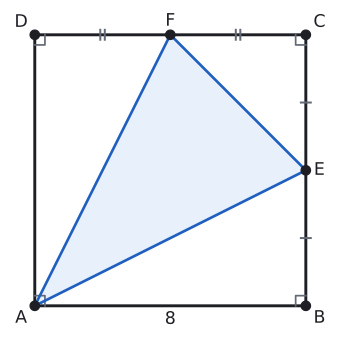

Python code for this plot:
import sys; sys.path.insert(0, "tools")
from cizim import *

P = lambda x, y: np.array([float(x), float(y)])
uz = lambda U, V: round(float(np.linalg.norm(U - V)), 4)
def acisi(K, U, V):
    u, v = U - K, V - K
    return round(float(np.degrees(np.arccos(np.dot(u, v) / np.linalg.norm(u) / np.linalg.norm(v)))), 3)
def birim(U, V):
    t = (V - U) / np.linalg.norm(V - U); return t, np.array([-t[1], t[0]])
def ayak(Q, U, V):
    t, _ = birim(U, V); return U + np.dot(Q - U, t) * t
def yansit(Q, U, V):
    return 2 * ayak(Q, U, V) - Q
def kesisim(U1, V1, U2, V2):
    M = np.array([V1 - U1, U2 - V2]).T; s = np.linalg.solve(M, U2 - U1); return U1 + s[0] * (V1 - U1)
def cetik(U, V, n=1, renk=SOLUK, f=0.5):
    M = U + f * (V - U); t, m = birim(U, V)
    for i in range(n):
        c = M + (i - (n - 1) / 2) * 0.2 * S * t
        ax.plot(*zip(c - 0.22 * S * m, c + 0.22 * S * m), color=renk, lw=1.5)
def olcu(U, V, metin, d=0.5, renk=YAZI, fs=13, f=0.5):
    """[UV] üzerinde f oranındaki noktaya, U->V yönünün soluna d*S uzağa yazı (d < 0: sağına)."""
    M = U + f * (V - U); _, m = birim(U, V)
    ax.text(*(M + d * S * m), metin, ha="center", va="center", color=renk, fontsize=fs)
def dik_isareti(K, U, V, r=0.4):
    a_ = (U - K) / np.linalg.norm(U - K) * r * S; b_ = (V - K) / np.linalg.norm(V - K) * r * S
    ax.plot(*zip(K + a_, K + a_ + b_, K + b_), color=SOLUK, lw=1.3)
def harf(Q, metin, dx, dy, renk=YAZI, fs=13):
    ax.text(Q[0] + dx * S, Q[1] + dy * S, metin, ha="center", va="center", color=renk, fontsize=fs)
def cizgi(U, V, renk=YAZI, lw=2.2, ls="-"):
    ax.plot(*zip(U, V), color=renk, lw=lw, ls=ls)
def boya(noktalar, renk):
    ax.add_patch(patches.Polygon(noktalar, closed=True, facecolor=renk, edgecolor="none"))
def yay(K, U, V, r=0.8, renk=MAVI, n=1):
    for i in range(n): aci(ax, K, U, V, r=(r + 0.18 * i) * S, renk=renk)
def yay_yazi(K, U, V, metin, d=1.4, renk=MAVI, fs=12):
    """K köşesindeki U-K-V açısının ortasından d*S uzağa yazı."""
    u = (U - K) / np.linalg.norm(U - K); v = (V - K) / np.linalg.norm(V - K); o = (u + v) / np.linalg.norm(u + v)
    ax.text(*(K + d * S * o), metin, ha="center", va="center", color=renk, fontsize=fs)
def basla(xmin, xmax, ymin, ymax, en=5.5):
    global fig, ax
    fig, ax = sekil(en, en * (ymax - ymin) / (xmax - xmin))
    ax.set_aspect("equal"); ax.axis("off"); ax.set_xlim(xmin, xmax); ax.set_ylim(ymin, ymax)
def dortgen(A, B, C, D, dolgu=None):
    if dolgu: boya([A, B, C, D], dolgu)
    ax.plot(*zip(A, B, C, D, A), color=YAZI)
    for Q in (A, B, C, D): nokta(ax, *Q, "")
def koseler(A, B, C, D, d=0.55):
    O = (A + B + C + D) / 4
    for Q, ad in ((A, "A"), (B, "B"), (C, "C"), (D, "D")):
        y = (Q - O) / np.linalg.norm(Q - O); harf(Q, ad, d * np.sign(y[0]) * 1.1, d * np.sign(y[1]))
def dikdortgen(a, b):
    """A orijinde, [AB] yatay: A, B, C, D."""
    return P(0, 0), P(a, 0), P(a, b), P(0, b)
def dik_koseler(A, B, C, D, r=0.4):
    dik_isareti(A, B, D, r); dik_isareti(B, C, A, r); dik_isareti(C, D, B, r); dik_isareti(D, A, C, r)
def cerceve(noktalar, kenar=1.2):
    xs = [q[0] for q in noktalar]; ys = [q[1] for q in noktalar]
    return min(xs) - kenar * S, max(xs) + kenar * S, min(ys) - kenar * S, max(ys) + kenar * S

# Soru 7: kenar 8; E, [BC]'nin; F, [CD]'nin orta noktası -> A(AEF) = 64 − 16 − 16 − 8 = 24.
A, B, C, D = dikdortgen(8, 8)
S = 8 / 12
E, F = (B + C) / 2, (C + D) / 2
alan = lambda U, V, W: abs((V - U)[0] * (W - U)[1] - (V - U)[1] * (W - U)[0]) / 2
print("AEF", alan(A, E, F))
basla(*cerceve([A, B, C, D], 1.2), en=4.4)
boya([A, E, F], MAVI_ACIK)
dortgen(A, B, C, D); koseler(A, B, C, D); dik_koseler(A, B, C, D, 0.45)
ax.plot(*zip(A, E, F, A), color=MAVI, lw=2.0)
for Q, ad, dx, dy in ((E, "E", 0.6, 0), (F, "F", 0, 0.6)): nokta(ax, *Q, ""); harf(Q, ad, dx, dy)
cetik(B, E, 1); cetik(E, C, 1); cetik(C, F, 2); cetik(F, D, 2)
olcu(A, B, "8", -0.6)
kaydet(fig, __file__)
